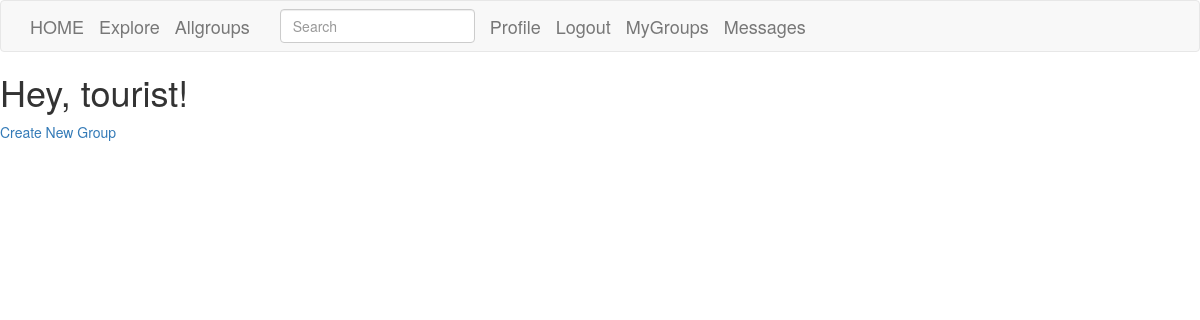
The page /Mygroups (signed in) on the database as committed earlier.
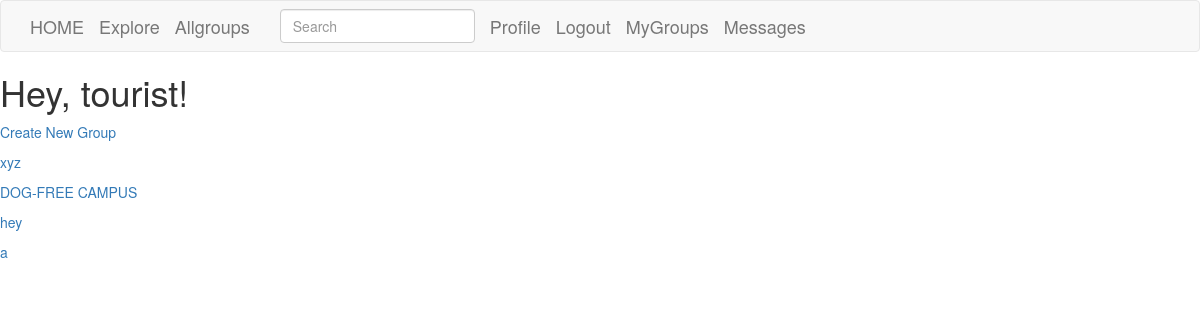
The same page on the database as committed later.
### database.py (models this page shows, shortened)
class Group(db.Model):
    id = db.Column(db.Integer,primary_key=True)
    userid = db.Column(db.Integer,db.ForeignKey('user.id'))
    groupname = db.Column(db.String(64),index=True)
    adminId =  db.Column(db.Integer)
    def __repr__(self):
        return '<Group {}>'.format(self.groupname)

### views.py (the view)
@app.route('/Mygroups')
@login_required
def my():
    page = request.args.get('page', 1, type=int)
    groups = Group.query.filter(Group.userid == current_user.id).all()
    print(groups)
    return render_template('mygroups.html', title='Mygroup', groups=groups)

### login.py
class SearchForm(FlaskForm):
    q = StringField('Search', validators=[DataRequired()])
    def __init__(self, *args, **kwargs):
        if 'formdata' not in kwargs:
            kwargs['formdata'] = request.args
        if 'csrf_enabled' not in kwargs:
            kwargs['csrf_enabled'] = False
            super(SearchForm, self).__init__(*args, **kwargs)

### database.py (called while the page is built)
@log.user_loader
def load_user(id):
    return User.query.get(int(id))

    @classmethod
    def before_commit(cls, session):
        session._changes = {
            'add': [obj for obj in session.new if isinstance(obj, cls)],
            'update': [obj for obj in session.dirty if isinstance(obj, cls)],
            'delete': [obj for obj in session.deleted if isinstance(obj, cls)]
        }

    @classmethod
    def after_commit(cls, session):
        for obj in session._changes['add']:
            add_to_index(cls.__tablename__, obj)
        for obj in session._changes['update']:
            add_to_index(cls.__tablename__, obj)
        for obj in session._changes['delete']:
            remove_from_index(cls.__tablename__, obj)
        session._changes = None

### templates/mygroups.html (shortened to what this page needs)
{% extends "base.html" %}
{% block content %}
    <h1>Hey, {{ current_user.username }}!</h1>
    <table>
        <td>  <p><a href="{{ url_for('group') }}">Create New Group</a></p></td>
    </table>
    {% for group in groups %}
    <p>
    <a href="{{ url_for('vu', groupname=group.groupname) }}">
    {{ group.groupname }}
    </a>
    </p>
    {% endfor %}
{% endblock %}

Rows that differ between the two databases and show on the page:
added Group: groupname "xyz"
added Group: groupname "DOG-FREE CAMPUS"
added Group: groupname "hey"
added Group: groupname "a"
